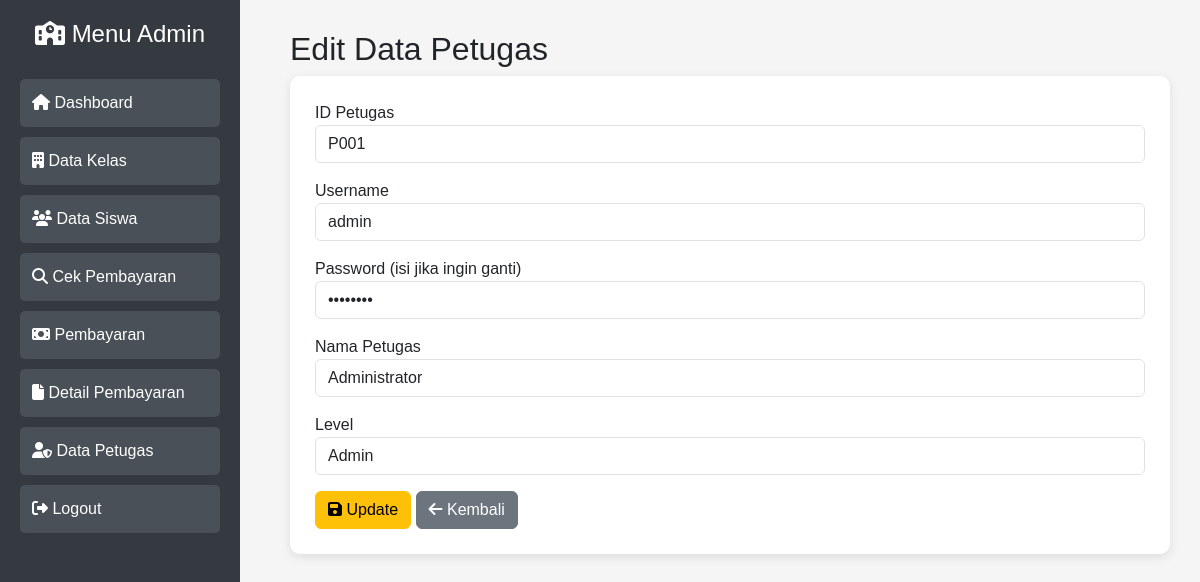
Page /petugas/edit.php?id_petugas=P001 (signed in) on the committed database.
### tables this page shows
CREATE TABLE `tb_petugas` (
  `id_petugas` varchar(11) NOT NULL,
  `username` varchar(25) DEFAULT NULL,
  `password` varchar(32) DEFAULT NULL,
  `nama_petugas` varchar(35) DEFAULT NULL,
  `level` enum('admin','petugas','siswa') DEFAULT NULL
);

### petugas/edit.php (the view, shortened to what this page needs)
<?php
include_once __DIR__ . "/../config/koneksi.php";
$id_petugas = $_GET['id_petugas'];
$data = mysqli_query($koneksi, "SELECT * FROM tb_petugas WHERE id_petugas='$id_petugas'");
$pt = mysqli_fetch_assoc($data);
?>
<?php
cekAdmin(); include "../template/header.php"; ?>
<?php
cekAdmin(); include "../template/sidebar.php"; ?>
<div class="content">
<h2>Edit Data Petugas</h2>
<div class="box">
<form method="POST">
<div class="mb-3">
<label>ID Petugas</label>
<input type="text" class="form-control" value="<?= $pt['id_petugas'] ?>" readonly>
</div>
<div class="mb-3">
<label>Username</label>
<input type="text" name="username" class="form-control" value="<?= $pt['username'] ?>">
</div>
<div class="mb-3">
<label>Password (isi jika ingin ganti)</label>
<input type="password" name="password" class="form-control" value="<?= $pt['password'] ?>">
</div>
<div class="mb-3">
<label>Nama Petugas</label>
<input type="text" name="nama_petugas" class="form-control" value="<?= $pt['nama_petugas'] ?>">
</div>
<div class="mb-3">
<label>Level</label>
<select name="level" class="form-control">
<option value="admin" <?= $pt['level']=='admin'?'selected':'' ?>>Admin</option>
</select>
</div>
<button name="update" class="btn btn-warning">
<i class="fa fa-save"></i> Update
</button>
<a href="index.php" class="btn btn-secondary">
<i class="fa fa-arrow-left"></i> Kembali
</a>
</form>
</div>
</div>
</body>
</html>

### assets/css/style.css (style rules this page uses)
body { font-family: Arial; background:#f5f5f5; }
.content { margin-left:250px; padding:20px; }
.content { margin-left:260px; padding:30px; }
.box { background:white; padding:25px; border-radius:10px; box-shadow:0 3px 10px #ddd; }

### rows in the picture
tb_petugas: id_petugas "P001", username "admin", nama_petugas "Administrator", level "Admin"
